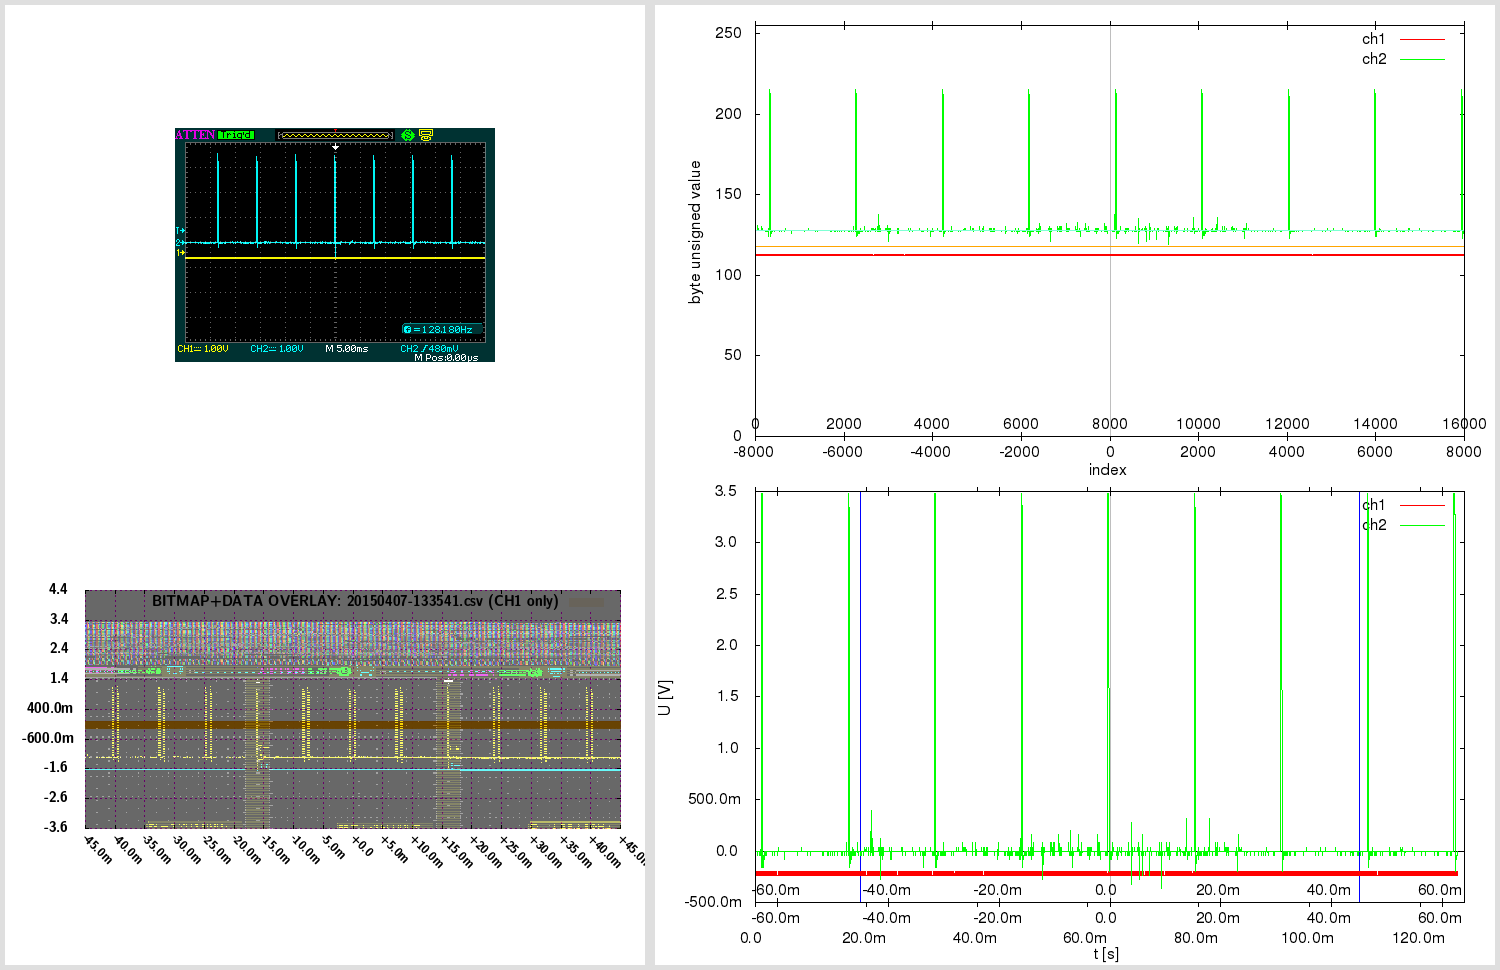

Generate this figure with gnuplot:

# 20150407-133541.gnuplot [generated by /home/warreee/attenload/adsparse-wave.pl]
# single gnuplot file, with two potentially independent scripts
# generates three plots: one based on integer, other based on real (SI) values
# and one bitmap overlay - and then montages them using ImageMagick

# attengrab .csv can just be centered (over t)
# -> the x=0 (t=0) will correspond to scope center
# (but .DAV/.CSV will also need extra sample alignment)

# in Linux, to see available fonts, do:
# fc-list --verbose | grep 'fullname:' | less
# the two fonts used here:
# LMSansDemiCond10-Regular or "Latin Modern Sans Demi Cond"; and Helvetica
# Helvetica doesn't even get reported on my system:
# $ fc-list --verbose | grep 'fullname:' | grep -i 'Helvetica\|Demi Cond'
#	fullname: "LM Sans Demi Cond 10 Regular"(s) "LMSansDemiCond10-Regular"(s)


print "Gnuplotting..."

## "master settings" (shared between both parts of script)

# line color - specified by linestyles
set style line 1 linetype 1 linecolor rgb "red"
set style line 2 linetype 1 linecolor rgb "green"
set style line 3 linetype 1 linecolor rgb "orange"
set style line 4 linetype 1 linecolor rgb "aquamarine"
set style line 5 linetype -1 linecolor rgb "black"
set style line 6 linetype -1 linecolor rgb "gray"
set style line 7 linetype 1 linecolor rgb "blue"


# VARIABLES ########### ########### ###########

fnbase="20150407-133541"
fn_bmp = fnbase . ".bmp"
fn_pngr = fnbase . "_r.png"
fn_pngi = fnbase . "_i.png"
fn_pngov = fnbase . "_ov.png"
fn_pngt = fnbase . "_tmp.png"
fn_pngo = fnbase . ".png"

# scope screen(shot) properties
tdiv = 0.005          # T/DIV (50e-9)
toffs = 0        # time offset (scope) (200e-9)
vdiv1 = 1        # V/DIV CH1 (500e-3)
vdiv2 = 1         # V/DIV CH2 (50e-3)
voffs1 = -0.4         # volt offset CH1 (-1.5)
voffs2 = 0       # volt offset CH2 (100e-3)
sampintp  = 8e-06    # (500e-12)
sampintf  = 1/sampintp
sratacqf  = 125000      # (250e6)
sratacqp  = 1/sratacqf
#osf = 1.0    # oversample factor (multiplies .CSV and .DAV time domain) # unused here
adsFactor = 1.28

# (edges of current capture and divisions)
scope_hdiv=18
scope_vdiv=8
# enforce floating point (see below)
scope_trange = scope_hdiv*tdiv*1.0    # (900e-9)
scope_left=toffs-(scope_trange/2)     # (-250e-9)
scope_right=toffs+(scope_trange/2)    # (650e-9)
scope_bottom=-voffs1-(scope_vdiv*vdiv1/2) # -500e-3
scope_top=-voffs1+(scope_vdiv*vdiv1/2)    # 3.5

totalch1Vspan=scope_vdiv*vdiv1
totalch2Vspan=scope_vdiv*vdiv2
ch1Vcoeff = adsFactor*totalch1Vspan/(2**8)
ch2Vcoeff = adsFactor*totalch2Vspan/(2**8)

voffs1int = voffs1/ch1Vcoeff  # -10
voffs2int = voffs2/ch2Vcoeff  # 0

acsv_fn = fnbase . '.csv' # '20130020-013902.csv' # from attenload tmp_wav
acsz=16000         # tmp_wav/.csv size (900)
fts=8e-06         # final timestep (sampling period)
# here scope_trange could be 18*1, with acsz 16000;
# if as integer, 18/16000 would be 0 - enforce floating point
# above enforcing scope_trange to float doesn't work,
# must again here:
tdivp = 1.0*scope_trange/acsz   # sampling rate, based on scope range and numsamples in tmp (1ns)
tdivf = 1/tdivp             # freq based on that sampling rate

# just in case - not needed usually:
triglevel=480e-3
trigholdoff=100e-9

toffsamp = toffs/fts		# 0
# time finetune offset - int (samples) (depends on range)
tfoi = -164


#### extract bitmap from .png, if .bmp not present
# was -crop 480x234+10+10; now -crop 480x234+95+128

cmdstr = 'if (! test -f "'.fn_bmp.'") ; then \
  echo -n "'.fn_bmp.' not found .. " ; \
  if [ -f "'.fn_pngo.'" ] ; then \
    echo -n "'.fn_pngo.' found - extracting" ; \
    convert -crop 480x234+95+128 "'.fn_pngo.'" "'.fn_bmp.'" ; \
  else \
    echo -n "'.fn_pngo.' not found - cannot extract" ; \
  fi ; \
else \
  echo -n "'.fn_bmp.' found - using that" ; \
fi; echo'

#print cmdstr
# note - since cmdstr above uses double quotes,
# must use single quotes for bash here!:
print system("bash -c '". cmdstr ."' 2>&1")


##################################
###### plot directly with unsigned byte data

set terminal png size 840,480
set termoption enhanced
set termoption font "Helvetica, 12"

set output fn_pngi
set datafile separator ","

# set axis label
set xlabel "index" offset 0.0,0.8
set ylabel "byte unsigned value" offset 1.0,0.0


# horizontal line as functions
zeroline(x)=128
ch1offs(x)=128+voffs1int # (-10)
ch2offs(x)=128+voffs2int # (0)

# vertical line - headless arrow
# "y" scope axis in middle:
ymI = acsz/2
set arrow from ymI,0 to ymI,255 nohead ls 5
# time offset:
toI = ymI - toffs/fts
set arrow from toI,0 to toI,255 nohead ls 6


# must use multiplot here, to have two x-axes
# and thus, must set lmargin, so both graphs match

set size 1.0,0.9      # 0.1/2 = 0.05
set bmargin 0
set lmargin 10
set yrange [0:255] # 8-bit


set multiplot

set origin 0,0.1
set xrange [0:acsz]
set xtics in
set xtics offset 0,graph 0.08
plot \
  zeroline(x) with lines notitle ls 5,\
  acsv_fn using 1:2 with lines title "ch1" ls 1, \
  "" using 1:3 with lines title "ch2" ls 2, \
  ch1offs(x) with lines notitle ls 3, \
  ch2offs(x) with lines notitle ls 4

unset arrow # if big offset, line from prev. can 'leak' in next at diff place, so reset

set origin 0,0.1
set xtics out
set xtics offset 0,graph 0.02
set xrange [-acsz/2:acsz/2-1]
#set xtics nomirror 500
set noytics
set noylabel
unset xlabel # set xlabel ""
set border 1
plot 0 notitle

set nomultiplot


### reset previous settings
#unset border # no work for default
set border    # Draw default borders:
set ytics
unset yrange


##################################
###### plot with converted real SI units

# reset # resets set style line!

set terminal png size 840,480
set termoption enhanced
set termoption font "Helvetica, 12"

set output fn_pngr
set datafile separator ","

# set axis label
set xlabel "t [s]" offset 0.0,0.1
set ylabel "U [V]" offset 1.0,0.0

# axis tics format
set format y "%.1s%c"
set format x "%.1s%c"


# horizontal line as functions
zerolineR(x)=0
# don't show real offsets; they could be way off depending on V/DIV
#ch1offsR(x)=0+(-0.4)
#ch2offsR(x)=0+(0)

# "y" scope axis in middle (the +1 added to ymI so it snaps at 0):
ymR=(ymI+1)*fts
set arrow from ymR,graph 0 to ymR,graph 1 nohead ls 5
# time offset:
toR=toI*fts
set arrow from toR,graph 0 to toR,graph 1 nohead ls 6
# indicate scope range here too
set arrow from scope_left+toR,graph 0 to scope_left+toR,graph 1 nohead ls 7
set arrow from scope_right+toR,graph 0 to scope_right+toR,graph 1 nohead ls 7


# must use multiplot here, to have two x-axes
# and thus, must set lmargin, so both graphs match

set size 1.0,0.9      # 0.1/2 = 0.05
set bmargin 0
set lmargin 10
set yrange [] writeback # since we don't set explicity, must save autorange
set autoscale y

set multiplot

set origin 0,0.13
set xrange [0:acsz*fts]
set xtics out
set xtics offset 0,graph -0.03
plot \
  zerolineR(x) with lines notitle ls 5,\
  acsv_fn using ($4+tfoi*fts):5 with lines title "ch1" ls 1, \
  "" using ($4+tfoi*fts):6 with lines title "ch2" ls 2

set yrange restore # this saves the found yrange after `plot`
unset arrow # if big offset, line from prev. can 'leak' in next at diff place, so reset

set origin 0,0.13
set xtics out
set xtics offset 0,graph 0.02
set xrange [(-acsz/2)*fts:(acsz/2-1)*fts]
set noytics
set noylabel
unset xlabel # set xlabel ""
set border 1
plot GPVAL_Y_MIN notitle

set origin 0,0.13
set xtics in
set xtics offset 0,graph 0.08
# wrong to put xrange [scope_left:scope_right] here;
# as [scope_left:scope_right] could be a snippet,
# and this graph shows entire capture!
# simply move the previous scale for toffset
toRR=(acsz/2.)*fts-toR
set xrange [(-acsz/2)*fts+toRR:(acsz/2-1)*fts+toRR]
set noytics
set noylabel
unset xlabel # set xlabel ""
set border 1
plot GPVAL_Y_MIN notitle

set nomultiplot


##################################
###### plot with bitmap and data overlay

# here 840,480 remains as output png size,
# even if not set explicitly; also, make
# the height smaller - so can have gravity North in montage

set terminal png truecolor size 640,305 # size 840,480
set termoption enhanced
myfont="LMSansDemiCond10-Regular"   # LMSansDemiCond10-Regular or "Latin Modern Sans Demi Cond"
# cannot do concatenation direct in termoption line, so in separate string
myfontb="".myfont.", 12"
set termoption font myfontb

set output fn_pngov
set datafile separator ","


set autoscale
unset xtics
unset ytics
unset border
unset arrow # delete all arrows
unset object # (hopefully) delete objects?

set xrange [scope_left:scope_right]
xticstep=(scope_right-scope_left)/scope_hdiv
set xtics in scope_left,xticstep,scope_right scale 1
set yrange [scope_bottom:scope_top]
yticstep=(scope_top-scope_bottom)/scope_vdiv
set ytics in scope_bottom,yticstep,scope_top scale 1
set grid xtics ytics back linecolor rgb "magenta"
# right is only gnuplot 4.6 - without it ok w/ 4.4
#set xtics rotate by -45 offset 2.5,-1.50 right format "%+.1s%c" font myfont.',10'
set xtics rotate by -45 offset 0.0,0.0 format "%+.1s%c" font myfont.',10'
set key noenhanced

# dimensions of scope screenshot bitmap
bmp_w=480
bmp_h=234

# alpha bmp transparency [0:255]
bmp_alpha = 150
# boxes fillstyle transparent solid 0.10
box_transp = (1.-(acsz/16384.))*0.9 + 0.10

# plot string for data in transparent bitmap:
plot1au = "(($0-acsz/2.+tfoi)*fts+toffs):($5)"

# bmp_w=480 bmp_h=234 ; inside 451x201+15+14
# on plot: scope_left:scope_right and scope_bottom:scope_top!
# (so toffset is built in!)

bdx = scope_trange/(451.0-1)  # [s/pixel] /451: 1.99557e-09 vs 2.000e-9 manually
bdy = totalch1Vspan/(201.0-1) # [V/pixel] /201: 0.0199005 vs 0.02005 manually
bofx = -((scope_trange/2.0)-toffs+(15.0+0)*bdx) #-15.0*bdx # -2.8e-7
bofy = -((totalch1Vspan/2.0)+voffs1+(14.0+5)*bdy) #-14.0*bdy # -0.88

# seems `boxes fillstyle transparent solid 0.40` makes some seethroughs
# or something with bmp alpha overlay; but even without, all the same?
# because the red + blue (somehow inverted) creates a gray.. better green or orange

_plot_str = "zerolineR(x) with lines notitle ls 1,\
acsv_fn \
  using ".plot1au." with boxes fillstyle transparent solid box_transp noborder linestyle 3\
  title 'BITMAP+DATA OVERLAY: '.acsv_fn.' (CH1 only)',\
fn_bmp \
  binary array=(bmp_w,bmp_h) skip=54 format='%uchar' \
  dx=bdx dy=bdy origin=(bofx,bofy) \
  using 1:2:3:(bmp_alpha) \
  with rgbalpha t ''"

# seems actual plot in screenshot bitmap (480 × 234)
#  is at: 451x201+15+14; aspect ratio 201/451 = 0.445676
set size ratio 0.445676

eval("plot " . _plot_str)




##################################
###### montage commands

# used to be in attengrab; now here
# call ImageMagick montage via system
# and montage in `gnuplot` (easier to separate)

print "Montaging images..."
# this works in ImageMagick 6.6.2-6, but not in 6.5.7-8
#      '.fn_pngov.' -gravity Center -extent x480  \#
# must spec -extent 640x480 for 6.5

cmdstr = 'montage \
  <(montage \
    <(convert \
      '.fn_bmp.' -gravity Center -crop 640x480-10+0! -flatten  \
      bmp:-) \
    <(convert \
      '.fn_pngov.' -gravity Center -extent 640x480  \
      bmp:-) \
  -tile 1x -geometry +0+0  \
  bmp:-) \
  <(montage \
    '.fn_pngi.' \
    '.fn_pngr.' \
  -tile 1x -geometry +0+0  \
  bmp:-) \
-geometry +0+0 -border 5 \
'.fn_pngo

print cmdstr
print system('bash -c "'. cmdstr .'" 2>&1')

print "Deleting temp files ..."

delcmd = "rm"

# leave the bitmap for now
# actually, let attengrab handle it - since
# it may need to be re-taken!
# #cmdstr = delcmd ." ". fn_bmp
# #print cmdstr . "  " . system(cmdstr . " 2>&1")

cmdstr = delcmd ." ". fn_pngr
print cmdstr . "  " . system(cmdstr . " 2>&1")

cmdstr = delcmd ." ". fn_pngi
print cmdstr . "  " . system(cmdstr . " 2>&1")

cmdstr = delcmd ." ". fn_pngov
print cmdstr . "  " . system(cmdstr . " 2>&1")




# note:
# set terminal png size 840,480 # size defaults to 640x480 px
# set terminal pdf size 10,3 # size defaults to 5x3 in
# enhanced text: set termoption enhanced

# vertical line - headless arrow
# need ymin and ymax; gnuplot gives them only after plot -
# - and even then they do not correspond to end ticks
# - and even then, cannot get the arrow to show, after the second `plot`
# .. nor can I edit it anyhow; it must run before the first `plot`
# so instead of that, position y coordinates relative to graph (0 to 1)
#set arrow 1 from graph 0.5,0 to graph 0.5,1 nohead ls 5

# in multiplot, yrange should be after the size command
# note: xrange could be 2250 or 450
# so leave it to autoscale here? will be accurate since it's integer index...
# now set explicitly by script # below in multiplot

# axis tics format
# for engineering notation - 'help format specifiers':
# "A 'scientific' power is one such that the exponent is a multiple of three."

# print "Montaging images..."

# "The 'tile' size is then set to the largest dimentions
# of all the resized images, and the size actually specified."
# "by removing the 'size' component, non of the images will
# be resized, and the 'tile' size will be set to the largest
# dimensions of all the images given"
# not so simple: http://unix.stackexchange.com/questions/4046/
# can be done in one command with bash subprocess pipes (bash only)
# was: .fn_bmp.' -gravity NorthWest ; fn_pngov.' -gravity North
# can pad with -gravity Center -extent 640x480;
# but also with crop! -flatten - there have offset too!
# -geometry +2+2 can also mess up the last -border 5 !

# bmp scale worked for:
# bmp_w=480 bmp_h=234 ; inside 451x201+15+14
# tdiv = 5e-08,  toffs = 2e-07,  vdiv1 = 0.5,   voffs1 = -1.5,
# dx=2.000e-9 dy=0.02005 origin=(-2.8e-7,-0.88) for
# tspan = 18*tdiv = 18*5e-08 = 9e-07s
# vspan1 = 8*vdiv1 = 8*0.5 = 4V
# tspan/451 = 9e-07/451 = 1.99557e-09 s/pixel
# vspan1/201 = 4/201 = 0.0199005 V/pixel
# bdx=tspan/(451-1) = '9e-07/(451-1)' = 2e-09
# bdy=vspan1/(201-1) = '4/(201-1)' = 0.02
# 15*bdx = 15*2e-9 = 3e-08
# 14*bdy = 14*0.02 = 0.28
# 15*1.99557e-09 = 2.99335e-08
# 14*0.0199005 = 0.278607
